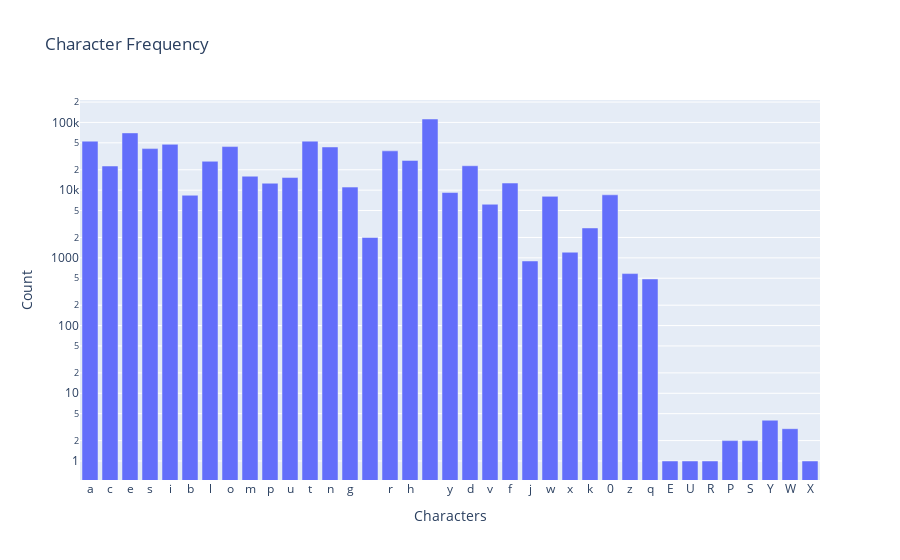
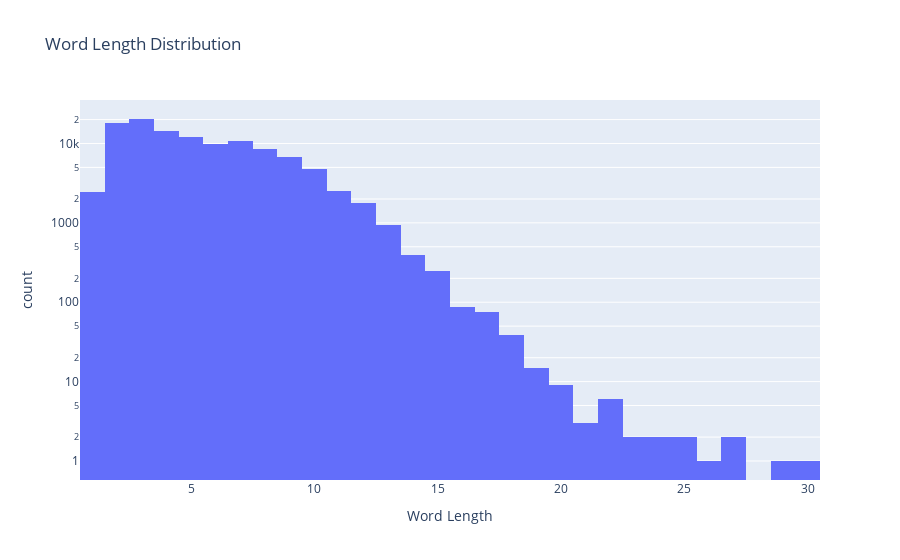
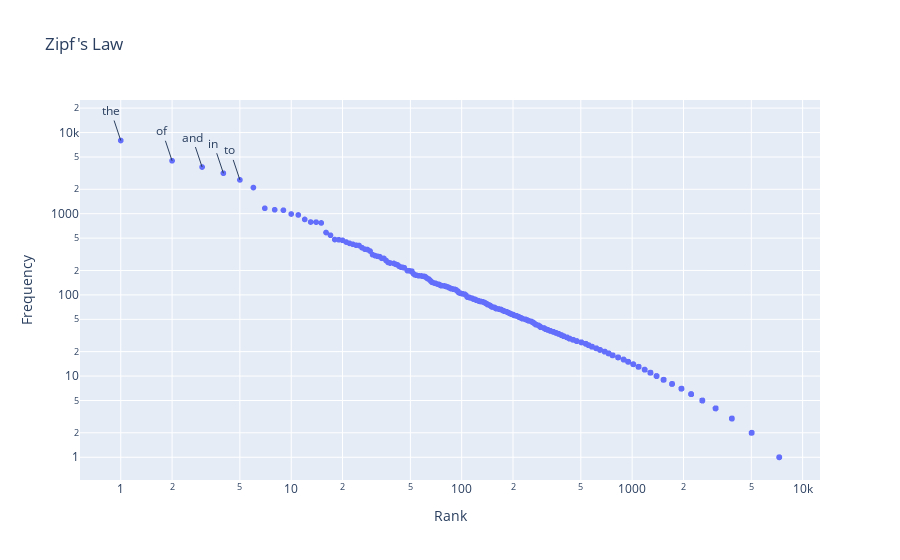

Here is the notebook cell these charts were saved with, in order:
### Code cell
plot_character_frequency(norm_train_en)
plot_word_length(norm_train_en)
plot_zipfs_law(norm_train_en)

### Figure 1 — Plotly figure (JSON) as saved in the notebook; plotly's stock layout.template omitted (floating-point values rounded to 4 significant figures)
{"data": [{"alignmentgroup": "True", "hovertemplate": "Characters=%{x}<br>Count=%{y}<extra></extra>", "legendgroup": "", "marker": {"color": "#636efa", "pattern": {"shape": ""}}, "name": "", "offsetgroup": "", "orientation": "v", "showlegend": false, "textposition": "auto", "type": "bar", "x": ["a", "c", "e", "s", "i", "b", "l", "o", "m", "p", "u", "t", "n", "g", "\n", "r", "h", " ", "y", "d", "v", "f", "j", "w", "x", "k", "0", "z", "q", "E", "U", "R", "P", "S", "Y", "W", "X"], "xaxis": "x", "y": [52919, 22730, 70058, 41050, 47496, 8406, 26676, 43976, 16060, 12651, 15350, 52935, 43421, 11092, 1999, 38041, 27469, 112381, 9218, 22924, 6191, 12732, 899, 8095, 1212, 2764, 8537, 586, 488, 1, 1, 1, 2, 2, 4, 3, 1], "yaxis": "y"}], "layout": {"barmode": "relative", "legend": {"tracegroupgap": 0}, "title": {"text": "Character Frequency"}, "xaxis": {"anchor": "y", "domain": [0, 1], "title": {"text": "Characters"}}, "yaxis": {"anchor": "x", "domain": [0, 1], "title": {"text": "Count"}, "type": "log"}}}

### Figure 2 — Plotly figure (JSON) as saved in the notebook; plotly's stock layout.template omitted (floating-point values rounded to 4 significant figures; data arrays with more than 128 entries replaced by an {"elided": "..."} marker saying what was removed)
{"data": [{"alignmentgroup": "True", "bingroup": "x", "hovertemplate": "Word Length=%{x}<br>count=%{y}<extra></extra>", "legendgroup": "", "marker": {"color": "#636efa", "pattern": {"shape": ""}}, "name": "", "nbinsx": 50, "offsetgroup": "", "orientation": "v", "showlegend": false, "type": "histogram", "x": {"elided": "114201 int values"}, "xaxis": "x", "yaxis": "y"}], "layout": {"barmode": "relative", "legend": {"tracegroupgap": 0}, "title": {"text": "Word Length Distribution"}, "xaxis": {"anchor": "y", "domain": [0, 1], "title": {"text": "Word Length"}}, "yaxis": {"anchor": "x", "domain": [0, 1], "title": {"text": "count"}, "type": "log"}}}

### Figure 3 — Plotly figure (JSON) as saved in the notebook; plotly's stock layout.template omitted (floating-point values rounded to 4 significant figures; data arrays with more than 128 entries replaced by an {"elided": "..."} marker saying what was removed)
{"data": [{"hovertemplate": "Rank=%{x}<br>Frequency=%{y}<extra></extra>", "legendgroup": "", "marker": {"color": "#636efa", "symbol": "circle"}, "mode": "markers", "name": "", "showlegend": false, "type": "scattergl", "x": {"elided": "14699 int values"}, "xaxis": "x", "y": {"elided": "14699 int values"}, "yaxis": "y"}], "layout": {"annotations": [{"text": "the", "x": 0, "y": 3.902}, {"text": "of", "x": 0.301, "y": 3.652}, {"text": "and", "x": 0.4771, "y": 3.575}, {"text": "in", "x": 0.6021, "y": 3.499}, {"text": "to", "x": 0.699, "y": 3.416}], "legend": {"tracegroupgap": 0}, "title": {"text": "Zipf's Law"}, "xaxis": {"anchor": "y", "domain": [0, 1], "title": {"text": "Rank"}, "type": "log"}, "yaxis": {"anchor": "x", "domain": [0, 1], "title": {"text": "Frequency"}, "type": "log"}}}
